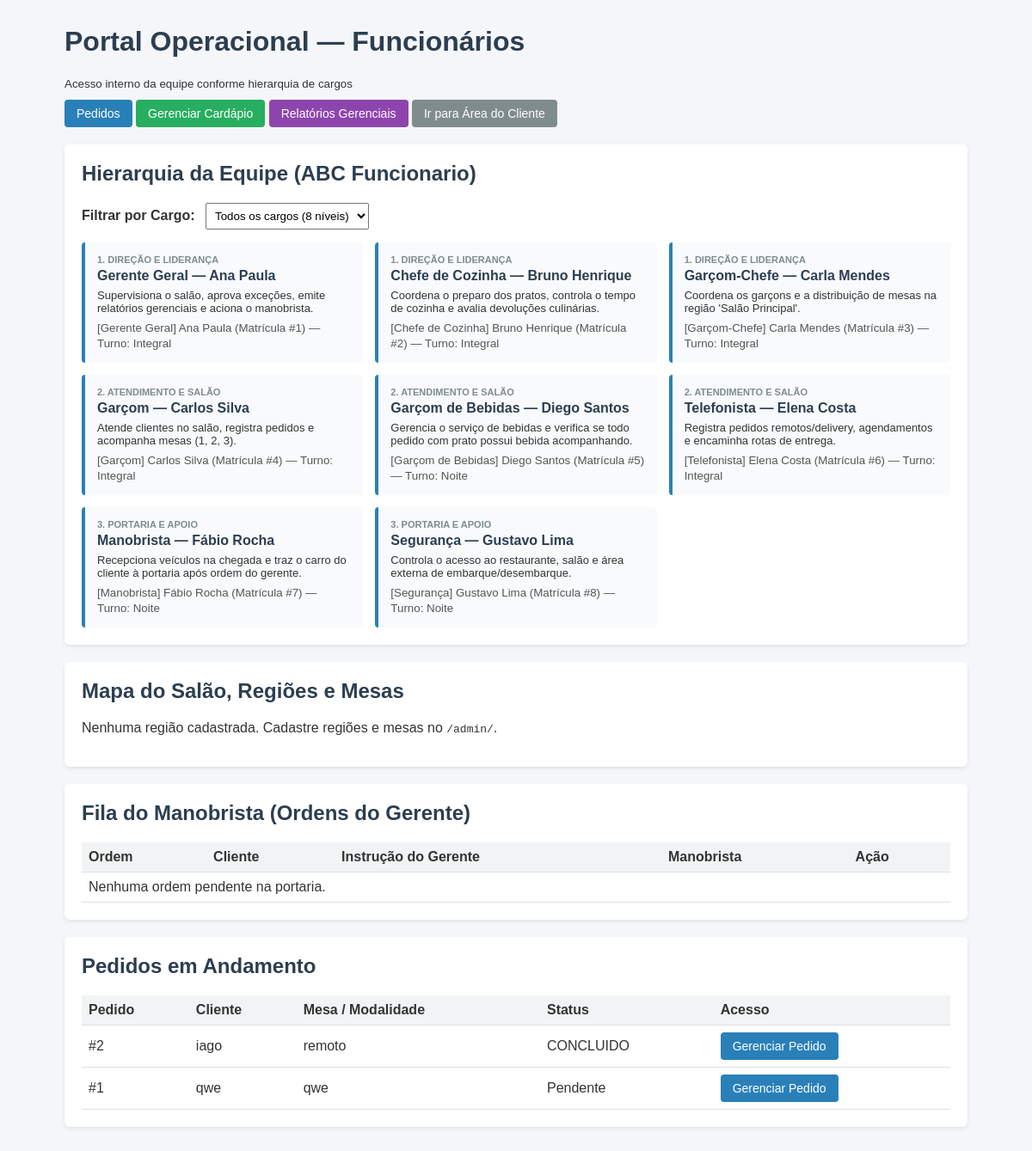
The page /funcionarios/ on the database as committed earlier.
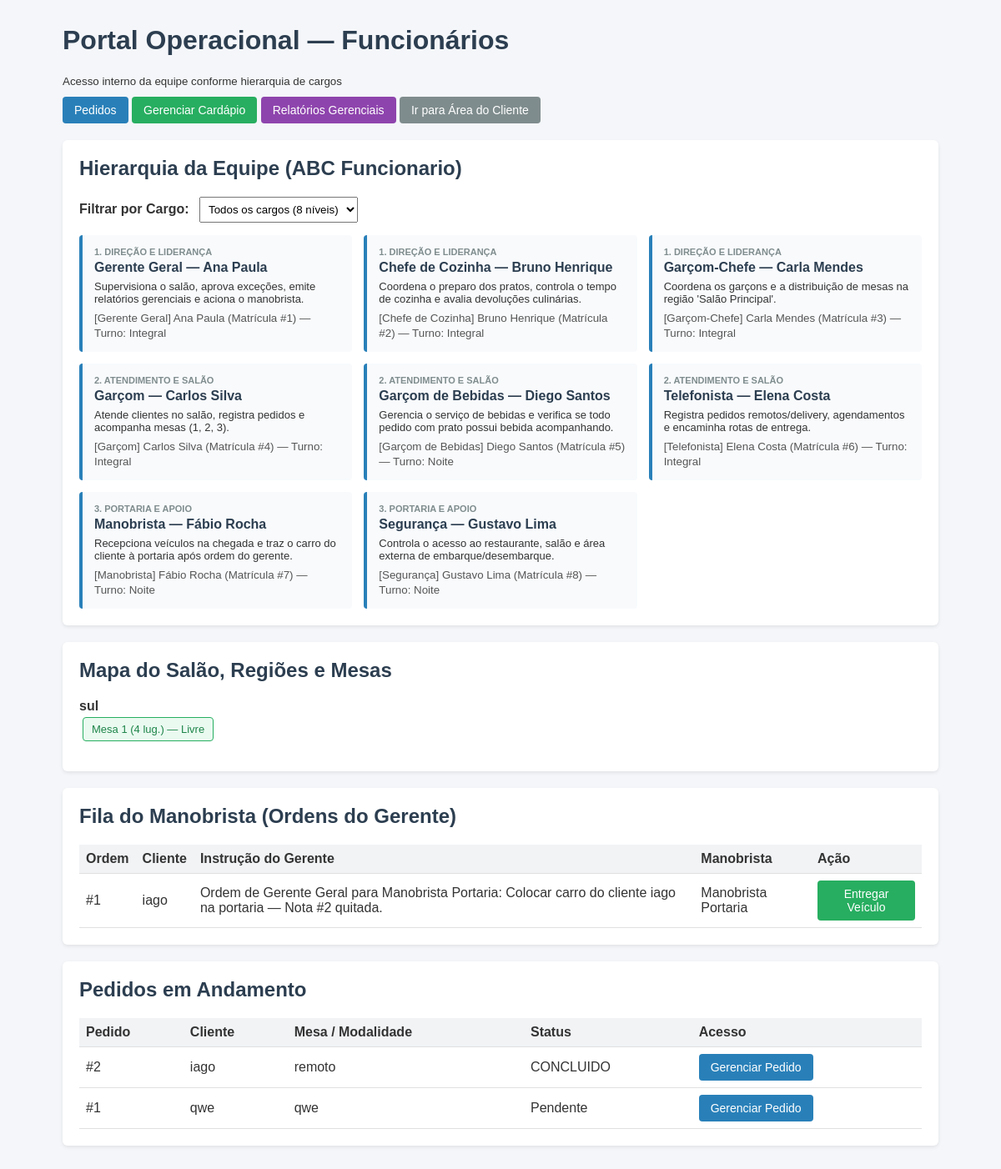
The same page on the database as committed later.
### cardapio/models.py (models this page shows, shortened)
class Pedido(models.Model):
    cliente_nome = models.CharField(max_length=150)
    atendente_id = models.IntegerField(null=True, blank=True)
    tipo_atendente = models.CharField(max_length=50)
    modalidade_atendimento = models.CharField(max_length=50)
    mesa = models.ForeignKey(
        Mesa, on_delete=models.SET_NULL, null=True, blank=True, related_name="pedidos"
    )
    eh_agendado = models.BooleanField(default=False)
    data_hora_criacao = models.DateTimeField(auto_now_add=True)
    data_hora_inicio_atendimento = models.DateTimeField(null=True, blank=True)
    data_hora_agendada = models.DateTimeField(null=True, blank=True)
    status = models.CharField(max_length=50, default="Pendente")

class RegiaoSalao(models.Model):
    nome = models.CharField(max_length=100, unique=True)
    descricao = models.TextField(blank=True)

class Mesa(models.Model):
    numero = models.PositiveIntegerField(unique=True)
    regiao = models.ForeignKey(
        RegiaoSalao, on_delete=models.CASCADE, related_name="mesas"
    )
    capacidade = models.PositiveIntegerField(default=4)
    garcom_responsavel_nome = models.CharField(max_length=120, blank=True)
    ocupada = models.BooleanField(default=False)

class OrdemGerente(models.Model):
    gerente_nome = models.CharField(max_length=120)
    manobrista_nome = models.CharField(max_length=120)
    cliente_nome = models.CharField(max_length=120)
    descricao_ordem = models.CharField(
        max_length=255, default="Colocar carro do cliente na portaria"
    )
    criada_em = models.DateTimeField(auto_now_add=True)
    concluida = models.BooleanField(default=False)

### cardapio/views.py (the view)
# urls.py: path("funcionarios/", views.portal_funcionarios, name="portal_funcionarios"),
def portal_funcionarios(request):
    equipe_hierarquia = [
        ("1. Direção e Liderança", GerenteGeneral(1, "Ana Paula", turno="Integral")),
        ("1. Direção e Liderança", ChefeCozinha(2, "Bruno Henrique", turno="Integral")),
        ("1. Direção e Liderança", GarcomChefe(3, "Carla Mendes", regiao_supervisionada="Salão Principal")),
        ("2. Atendimento e Salão", Garcom(4, "Carlos Silva", mesas_atendidas=[1, 2, 3])),
        ("2. Atendimento e Salão", GarcomBebida(5, "Diego Santos", turno="Noite")),
        ("2. Atendimento e Salão", Telefonista(6, "Elena Costa", turno="Integral")),
        ("3. Portaria e Apoio", Manobrista(7, "Fábio Rocha", turno="Noite")),
        ("3. Portaria e Apoio", Seguranca(8, "Gustavo Lima", turno="Noite")),
    ]
    cargo_filtro = request.GET.get("cargo", "").strip()
    equipe_filtrada = [
        {"nivel": nivel, "obj": func}
        for nivel, func in equipe_hierarquia
        if not cargo_filtro or func.cargo == cargo_filtro
    ]
    cargos_disponiveis = list(dict.fromkeys(func.cargo for _, func in equipe_hierarquia))
    contexto = {
        "equipe": equipe_filtrada,
        "cargos_disponiveis": cargos_disponiveis,
        "cargo_selecionado": cargo_filtro,
        "regioes": RegiaoSalao.objects.prefetch_related("mesas").all(),
        "pedidos_abertos": Pedido.objects.exclude(status="Fechado / Pago").order_by("-data_hora_criacao"),
        "ordens_manobrista": OrdemGerente.objects.filter(concluida=False).order_by("-criada_em"),
        "devolucoes_recentes": Devolucao.objects.select_related("pedido", "item_cardapio").order_by("-data_hora")[:5],
    }
    return render(request, "portal/portal_funcionarios.html", contexto)

### cardapio/funcionarios.py (called while the page is built)
    def registrar_ponto(self) -> str:
        return f"[{self.cargo}] {self.nome} (Matrícula #{self.matricula}) — Turno: {self.turno}"

    @property
    def cargo(self) -> str:
        return "Gerente Geral"

    def descrever_funcao(self) -> str:
        return "Supervisiona o salão, aprova exceções, emite relatórios gerenciais e aciona o manobrista."

    @property
    def cargo(self) -> str:
        return "Chefe de Cozinha"

    def descrever_funcao(self) -> str:
        return "Coordena o preparo dos pratos, controla o tempo de cozinha e avalia devoluções culinárias."

    @property
    def cargo(self) -> str:
        return "Garçom-Chefe"

    def descrever_funcao(self) -> str:
        return f"Coordena os garçons e a distribuição de mesas na região '{self.regiao_supervisionada}'."

    @property
    def cargo(self) -> str:
        return "Garçom"

    def descrever_funcao(self) -> str:
        mesas = ", ".join(str(m) for m in self.mesas_atendidas) or "sob demanda"
        return f"Atende clientes no salão, registra pedidos e acompanha mesas ({mesas})."

    @property
    def cargo(self) -> str:
        return "Garçom de Bebidas"

    def descrever_funcao(self) -> str:
        return "Gerencia o serviço de bebidas e verifica se todo pedido com prato possui bebida acompanhando."

    @property
    def cargo(self) -> str:
        return "Telefonista"

    def descrever_funcao(self) -> str:
        return "Registra pedidos remotos/delivery, agendamentos e encaminha rotas de entrega."

    @property
    def cargo(self) -> str:
        return "Manobrista"

    def descrever_funcao(self) -> str:
        return "Recepciona veículos na chegada e traz o carro do cliente à portaria após ordem do gerente."

    @property
    def cargo(self) -> str:
        return "Segurança"

    def descrever_funcao(self) -> str:
        return "Controla o acesso ao restaurante, salão e área externa de embarque/desembarque."

### cardapio/templates/portal/portal_funcionarios.html (shortened to what this page needs)
<!DOCTYPE html>
<html lang="pt-br">
<head>
</head>
<body>
<div class="container">
    <div class="topbar">
        <div>
            <h1>Portal Operacional — Funcionários</h1>
            <small>Acesso interno da equipe conforme hierarquia de cargos</small>
        </div>
        <div>
            <a href="{% url 'lista_pedidos' %}" class="btn">Pedidos</a>
            <a href="{% url 'lista_pratos' %}" class="btn btn-verde">Gerenciar Cardápio</a>
            <a href="{% url 'relatorios' %}" class="btn btn-roxo">Relatórios Gerenciais</a>
            <a href="{% url 'portal_clientes' %}" class="btn btn-cinza">Ir para Área do Cliente</a>
        </div>
    </div>
    <div class="card">
        <h2>Hierarquia da Equipe (ABC Funcionario)</h2>
        <form method="get" style="margin-bottom: 15px;">
            <label for="cargo"><strong>Filtrar por Cargo:</strong></label>
            <select name="cargo" id="cargo" onchange="this.form.submit()" style="padding: 6px; margin-left: 8px;">
                <option value="">Todos os cargos (8 níveis)</option>
            </select>
        </form>
        <div class="grid-hierarquia">
            {% for item in equipe %}
                <div class="cargo-card">
                    <div class="nivel-tag">{{ item.nivel }}</div>
                    <div class="cargo-titulo">{{ item.obj.cargo }} — {{ item.obj.nome }}</div>
                    <p style="font-size: 13px; margin: 6px 0;">{{ item.obj.descrever_funcao }}</p>
                    <small style="color: #555;">{{ item.obj.registrar_ponto }}</small>
                </div>
            {% endfor %}
        </div>
    </div>
    <div class="card">
        <h2>Mapa do Salão, Regiões e Mesas</h2>
        {% for regiao in regioes %}
            <div style="margin-bottom: 12px;">
                <strong>{{ regiao.nome }}</strong>
                <div>
                    {% for mesa in regiao.mesas.all %}
                        <span class="mesa-badge {% if mesa.ocupada %}ocupada{% else %}livre{% endif %}">
                            Mesa {{ mesa.numero }} ({{ mesa.capacidade }} lug.) —
                            {% if mesa.ocupada %}Ocupada{% else %}Livre{% endif %}
                        </span>
                    {% empty %}
                        <small>Nenhuma mesa cadastrada nesta região.</small>
                    {% endfor %}
                </div>
            </div>
        {% empty %}
            <p>Nenhuma região cadastrada. Cadastre regiões e mesas no <code>/admin/</code>.</p>
        {% endfor %}
    </div>
    <div class="card">
        <h2>Fila do Manobrista (Ordens do Gerente)</h2>
        <table>
            <thead>
                <tr>
                    <th>Ordem</th>
                    <th>Cliente</th>
                    <th>Instrução do Gerente</th>
                    <th>Manobrista</th>
                    <th>Ação</th>
                </tr>
            </thead>
            <tbody>
                {% for ordem in ordens_manobrista %}
                    <tr>
                        <td>#{{ ordem.id }}</td>
                        <td>{{ ordem.cliente_nome }}</td>
                        <td>{{ ordem.descricao_ordem }}</td>
                        <td>{{ ordem.manobrista_nome }}</td>
                        <td>
                            <form method="post" action="{% url 'concluir_ordem_manobrista' ordem.id %}">
                                <button type="submit" class="btn btn-verde">Entregar Veículo</button>
                            </form>
                        </td>
                    </tr>
                {% empty %}
                    <tr><td colspan="5">Nenhuma ordem pendente na portaria.</td></tr>
                {% endfor %}
            </tbody>
        </table>
    </div>
    <div class="card">
        <h2>Pedidos em Andamento</h2>
        <table>
            <thead>
                <tr>
                    <th>Pedido</th>
                    <th>Cliente</th>
                    <th>Mesa / Modalidade</th>
                    <th>Status</th>
                    <th>Acesso</th>
                </tr>
            </thead>
            <tbody>
                {% for ped in pedidos_abertos %}
                    <tr>
                        <td>#{{ ped.id }}</td>
                        <td>{{ ped.cliente_nome }}</td>
                        <td>{% if ped.mesa %}Mesa {{ ped.mesa.numero }}{% else %}{{ ped.modalidade_atendimento }}{% endif %}</td>
                        <td>{{ ped.status }}</td>
                        <td><a href="{% url 'detalhe_pedido' ped.id %}" class="btn">Gerenciar Pedido</a></td>
                    </tr>
                {% empty %}
                    <tr><td colspan="5">Nenhum pedido aberto no momento.</td></tr>
                {% endfor %}
            </tbody>
        </table>
    </div>
</div>
</body>
</html>

### cardapio/templates/portal/portal_funcionarios.html (style rules this page uses)
body { font-family: Arial, sans-serif; margin: 30px; background: #f4f6f9; color: #333; }
.container { max-width: 1050px; margin: auto; }
.topbar { display: flex; justify-content: space-between; align-items: center; margin-bottom: 20px; flex-wrap: wrap; gap: 10px; }
.card { background: white; padding: 20px; border-radius: 6px; box-shadow: 0 2px 4px rgba(0,0,0,0.08); margin-bottom: 20px; }
h1, h2, h3 { color: #2c3e50; margin-top: 0; }
.btn { display: inline-block; padding: 8px 14px; background: #2980b9; color: white; text-decoration: none; border-radius: 4px; border: none; cursor: pointer; font-size: 14px; }
.btn-verde { background: #27ae60; }
.btn-roxo { background: #8e44ad; }
.btn-cinza { background: #7f8c8d; }
.grid-hierarquia { display: grid; grid-template-columns: repeat(auto-fill, minmax(290px, 1fr)); gap: 14px; }
.cargo-card { border-left: 4px solid #2980b9; background: #f8fafc; padding: 14px; border-radius: 4px; }
.nivel-tag { font-size: 11px; text-transform: uppercase; color: #7f8c8d; font-weight: bold; }
.cargo-titulo { font-size: 16px; font-weight: bold; color: #2c3e50; margin: 4px 0; }
.mesa-badge { display: inline-block; padding: 6px 10px; border-radius: 4px; margin: 4px; font-size: 13px; }
.livre { background: #eafaf1; border: 1px solid #27ae60; color: #1e8449; }
table { width: 100%; border-collapse: collapse; margin-top: 10px; }
th, td { padding: 8px; border-bottom: 1px solid #e0e0e0; text-align: left; }
th { background: #f1f3f5; }

Rows that differ between the two databases and show on the page:
added RegiaoSalao: nome "sul"
added Mesa: numero "1", capacidade "4", ocupada "Livre"
added OrdemGerente: id "1", cliente_nome "iago", descricao_ordem "Ordem de Gerente Geral para Manobrista Portaria: Colocar carro do cliente iago na portaria — Nota #2 quitada.", manobrista_nome "Manobrista Portaria"
Other text that changed with them:
text no longer shown: "Nenhuma região cadastrada. Cadastre regiões e mesas no /admin/ . Nenhuma ordem pendente na portaria."
